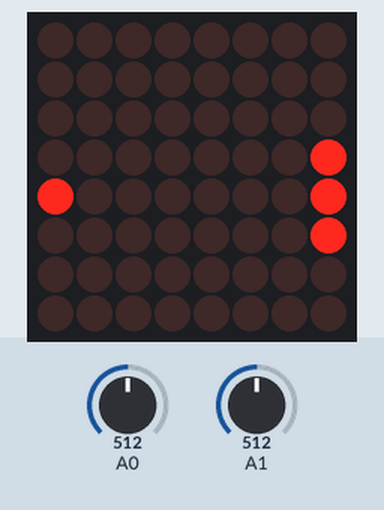
Bench run of a sketch on a simulated Arduino Uno, built with avr-gcc and run on an emulated ATmega328P. Parts: 8×8 LED matrix. The inputs (shaded band) are chosen by the test bench; at power-on: A1 = 512, A0 = 512. Random numbers use the default seed unless the sketch sets one.

Above: at 1.24 s.
1.3 s: A1 set to 797
3.0 s: A1 set to 831
At 3.59 s:
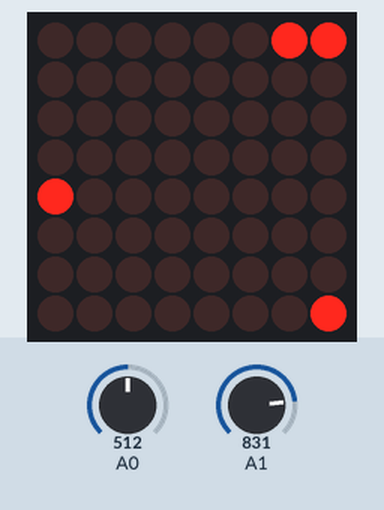
4.7 s: A0 set to 814
6.5 s: A0 set to 839
At 7.11 s:
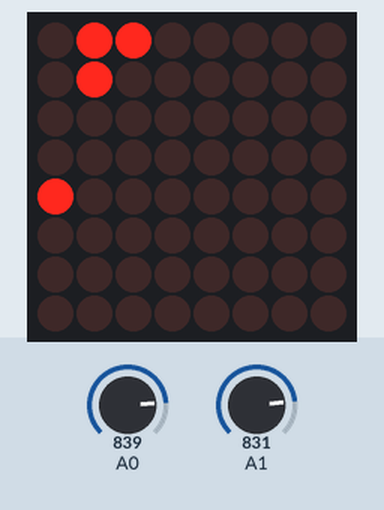
8.1 s: A1 set to 851
At 8.28 s:
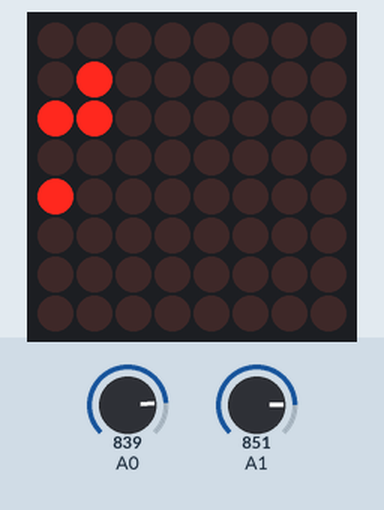
9.8 s: A0 set to 900
At 10.04 s:
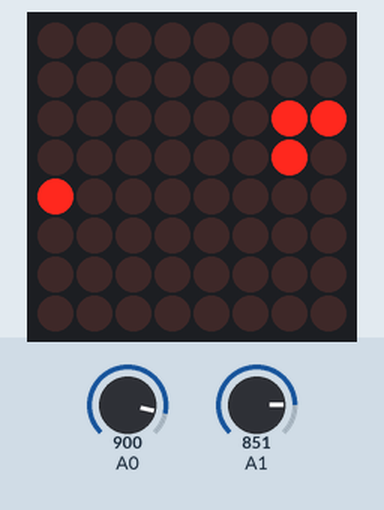

Measured:
- the behaviour switches between 812 and 813 on A1 (found by bisection; images 0 and 1)
- the behaviour switches between 831 and 832 on A0 (found by bisection; images 1 and 2)
- the behaviour switches between 838 and 839 on A1 (found by bisection; images 2 and 3)

The sketch:

Snake.ino
```cpp
#include "LedControlMS.h"
#include "GameController.h"
#include "DisplayControl.h"
#include "SnakeState.h"

GameControllerClass* game;
void setup()
{
	game = new GameControllerClass();
	Serial.begin(115200);
	game->init(0, 1);
  /* add setup code here */

}

void loop()
{
	game->Loop();
  /* add main program code here */

}
```

DisplayControl.cpp
```cpp
//
//
//

#include "DisplayControl.h"

DisplayControlClass::DisplayControlClass() {
	//lc = LedControl(12, 11, 10, 1);

	lc.shutdown(0, false);
	/* Set the brightness to a medium values */
	lc.setIntensity(0, 8);
	/* and clear the display */
	lc.clearDisplay(0);
}
void DisplayControlClass::FillCell(int x, int y, DisplayCellType cellType)
{
	display[x][y] = cellType;
}

DisplayCellType DisplayControlClass::GetCell(int x, int y)
{
	return display[x][y];
}

void DisplayControlClass::init()
{
	for (int i = 0; i < DISPLAY_LENGTH_X; i++)
		for (int j = 0; j < DISPLAY_LENGTH_Y; j++)
			display[i][j] = None;
}

void DisplayControlClass::highlight(int step)
{
	for (int i = 0; i < DISPLAY_LENGTH_X; i++) {
		displayRow[i] = 0;
		for (int j = 0; j < DISPLAY_LENGTH_Y; j++) {
			if (display[i][j] != None &&
				!(display[i][j] == SnakeFood && step % 2 == 0) &&
				!(display[i][j] == SnakeHead && step % 5 == 0)
				)
				displayRow[i] |= 1 << j;
				//				None
				//
				//				SnakeBody,
				//				SnakeTail,
				//				SnakeHead,
				//
				//				SnakeFood)
		}
		lc.setRow(0, i, displayRow[i]);
//		lc.setRow(0, i, B10001000);
	}
	for (int i = 0; i < 8; ++i)
	{

	}
}

void DisplayControlClass::ShowStats(int steps, int length)
{
	delay(1000);
	for (int i = 0; i < 64; i++)
	{
		lc.setLed(0, i / 8, i % 8, true);
		delay(25);
	}
	delay(200);
	lc.clearDisplay(0);

	int digits = length > 9 ? 2 : 1;
	int *array = new int[digits];
	if (digits == 1)
		array[0] = length;
	else {
		array[0] = length / 10;
		array[1] = length % 10;
	}

	int rowsCount =
		(digits) * 6
		+ (digits - 1) /*ïðîáåëû ìåæäó ñèìâîëàìè*/
		+ 2 * 8 /*ïóñòîòà â íà÷àëå è â êîíöå*/
		;// +8 /*÷òîá ïðîáåæàëî ïî âñåì êëåòêàì*/;

	for (int i = 0; i < rowsCount; i++)
	{
		for (int j = 0; j < 8; j++) {
			if (j + i < 8 || j + i >= rowsCount - 8)
				lc.setRow(0, j, 0);
			else {
				int symbolIdx = (j + i - 8) / (6 + 1);
				int symbolRow = (j + i - 8) % (6 + 1);
				if (symbolRow == 6 || symbolIdx > digits)
					lc.setRow(0, j, 0);
				else
				{
					lc.setRow(0, j, alphabet[array[symbolIdx]][symbolRow]);
				}
			}
		}

		delay(230);
	}

	delete[]array;

//	for (int i = 0; i<6; i++) {
//		lc.setRow(0, i, alphabetBitmap[charIndex][i]);
//	}
//	alphabetBitmap[0];
}

//DisplayControlClass DisplayControl;
```

DisplayControl.h
```cpp
// DisplayControl.h

#ifndef _DISPLAYCONTROL_h
#define _DISPLAYCONTROL_h

#if defined(ARDUINO) && ARDUINO >= 100
	#include "arduino.h"
#else
	#include "WProgram.h"
#endif

#include "LedControlMS.h"
#define DISPLAY_LENGTH_X 8
#define DISPLAY_LENGTH_Y 8
enum DisplayCellType
{
	None = 0,

	SnakeBody,
	SnakeTail,
	SnakeHead,

	SnakeFood
};
class DisplayControlClass
{
 protected:
	 DisplayCellType display[DISPLAY_LENGTH_X][DISPLAY_LENGTH_Y];
	 uint8_t displayRow[DISPLAY_LENGTH_X];
	 LedControl lc = LedControl(12, 11, 10, 1);
 public:
	DisplayControlClass();
	void FillCell(int x, int y, DisplayCellType cellType);
	 DisplayCellType GetCell(int x, int y);
	void init();
	void highlight(int delay);
	void ShowStats(int steps, int length);
};


const static uint8_t alphabet[10][6] = {
	{ 0x7E,0x81,0x81,0x81,0x7E,0x0 }, //0
	{ 0x4,0x82,0xFF,0x80,0x0,0x0 },  //1
	{ 0xE2,0x91,0x91,0x91,0x8E,0x0 },//2
	{ 0x42,0x89,0x89,0x89,0x76,0x0 },//3
	{ 0x1F,0x10,0x10,0xFF,0x10,0x0 },//4
	{ 0x8F,0x89,0x89,0x89,0x71,0x0 },//5
	{ 0x7E,0x89,0x89,0x89,0x71,0x0 },//6
	{ 0x1,0x1,0xF9,0x5,0x3,0x0 },//7
	{ 0x76,0x89,0x89,0x89,0x76,0x0 },//8
	{ 0x8E,0x91,0x91,0x91,0x7E,0x0 },//9
};


extern DisplayControlClass DisplayControl;

#endif
```

GameController.cpp
```cpp
//
//
//

#include "GameController.h"

DisplayCellType GameControllerClass::ConvertToDisplayCell(FieldCellType fieldType)
{
	switch (fieldType){
	case Down:
	case Left:
	case Right:
	case Up:
		return SnakeBody;
	case Food:
		return SnakeFood;
	case Empty:
	default:
		return None;
	}
}

void GameControllerClass::UpdateDisplay()
{
	Point head = snake.GetHead();
	Point tail = snake.GetTail();
	for (int i = 0; i < DISPLAY_LENGTH_X; i++)
		for (int j = 0; j < DISPLAY_LENGTH_Y; j++)
		{
			if (head.X == i && head.Y == j) {
				display.FillCell(i, j, SnakeHead);
				continue;
			}
			if (tail.X == i && tail.Y == j) {
				display.FillCell(i, j, SnakeTail);
				continue;
			}
			display.FillCell(i, j, ConvertToDisplayCell(snake.GetCell(i, j)));
		}
}

GameControllerClass::GameControllerClass()
{
	snakeLength = 0;
//	this->snake = SnakeStateClass(false);
	this->snake = *new SnakeStateClass(false);
	this->display = *new DisplayControlClass();

}

void GameControllerClass::init(int portX, int portY)
{
	this->snake.init(3);
	this->display.init();
	joystickPortX = portX;
	joystickPortY = portY;

	snake.DoStep();
}

boolean GameControllerClass::HasDirection(int value)
{
	return abs(value) > 300;
}
void GameControllerClass::ReadJoystick()
{
	int mediana = 512;
	int x = analogRead(joystickPortX) - mediana;
	int y = analogRead(joystickPortY) - mediana;

	if (abs(x) > abs(y))
	{
		if (HasDirection(x))
			snake.ChangeDirection(x > 0 ? Right : Left);
	} else
		if (HasDirection(y))
			snake.ChangeDirection(y > 0 ? Up : Down);
}
void GameControllerClass::Loop()
{
	snakeLength = snake.GetLength();

	if (snake.IsLose())
	{
		int steps = snake.GetSteps();
		display.ShowStats(steps, snakeLength);
		snake.init(3);
	}
	else {
		UpdateDisplay();

		int totalDelay = 600 - 10 * snakeLength;
		int stepDelay = totalDelay / steps;
		for (int i = 0; i < steps; i++) {
			ReadJoystick();
			display.highlight(i);
			delay(stepDelay);
		}
	}

	snake.DoStep();
}


GameControllerClass GameController;
```

GameController.h
```cpp
// GameController.h

#ifndef _GAMECONTROLLER_h
#define _GAMECONTROLLER_h

#if defined(ARDUINO) && ARDUINO >= 100
	#include "arduino.h"
#else
	#include "WProgram.h"
#endif
#include "SnakeState.h"

const int steps = 10;
class GameControllerClass
{
 protected:
	 SnakeStateClass snake;
	 DisplayControlClass display;
	 int snakeLength;

	 int joystickPortX;
	 int joystickPortY;

	static DisplayCellType ConvertToDisplayCell(FieldCellType fieldType);
	 void UpdateDisplay();
public:
	GameControllerClass();
	void init(int portX, int portY);
	static boolean HasDirection(int value);
	void ReadJoystick();
	void Loop();
};

extern GameControllerClass GameController;

#endif
```

SnakeState.cpp
```cpp
//
//
//

#include "SnakeState.h"

Point::Point(int x, int y){ this->X = x;  this->Y = y; }
Point::Point() { X = 0; Y = 0; }

Point SnakeStateClass::EvaluateNextPoint(Point point)
{
	FieldCellType way = field[point.X][point.Y];
	switch (way)
	{
	case Down: return Point(point.X, point.Y - 1);
	case Left: return Point(point.X - 1, point.Y);
	case Right: return Point(point.X + 1, point.Y);
	case Up: return Point(point.X, point.Y + 1);
	}
	return Point(-1, -1);
}

Point SnakeStateClass::GetNextPoint(Point point)
{
	Point result = EvaluateNextPoint(point);

	if (!withBorders)
	{
		result.X = (result.X + DISPLAY_LENGTH_X) % DISPLAY_LENGTH_X;
		result.Y = (result.Y + DISPLAY_LENGTH_Y) % DISPLAY_LENGTH_Y;
	}
	return result;

}
FieldCellType SnakeStateClass::GetBackwardWay(FieldCellType way)
{
	switch (way)
	{
	case Up: return Down;
	case Down: return Up;

	case Left: return Right;
	case Right: return Left;
	}
	return Empty;
}

SnakeStateClass::SnakeStateClass()
{
	this->withBorders = false;
	this->isLose = false;
}

SnakeStateClass::SnakeStateClass(boolean withBorders)
{
	this->withBorders = withBorders;
	this->isLose = false;
}

void SnakeStateClass::Lose()
{
	isLose = true;
}

void SnakeStateClass::CreateFood()
{
	while (true)
	{
		int random = rand() % (DISPLAY_LENGTH_X * DISPLAY_LENGTH_Y);
		FieldCellType* point = &field[random / DISPLAY_LENGTH_X][random % DISPLAY_LENGTH_X];
		if (*point == Empty)
		{
			*point = Food;
			break;
		}

	}
}

void SnakeStateClass::DoStep()
{
	steps++;
	Point nextCell = GetNextPoint(End);

	if (nextCell.X < 0 || nextCell.X >= DISPLAY_LENGTH_X ||
		nextCell.Y < 0 || nextCell.Y >= DISPLAY_LENGTH_Y) {
		Lose();
		return;
	}

	FieldCellType nextCellWay = field[nextCell.X][nextCell.Y];

	if (nextCellWay != Food && nextCellWay != Empty) {
		Lose();
		return;
	}

	if (nextCellWay != Food)
	{
		Point newStart = GetNextPoint(Start);
		field[Start.X][Start.Y] = Empty;
		Start = newStart;
	}
	else {
		length++;
		CreateFood();
	}

	field[nextCell.X][nextCell.Y] = field[End.X][End.Y];
	backwardWay = GetBackwardWay(field[End.X][End.Y]);
	End = nextCell;
}

void SnakeStateClass::ChangeDirection(FieldCellType way)
{
	if (way != backwardWay)
		field[End.X][End.Y] = way;
}

void SnakeStateClass::init(int startSize)
{
	isLose = false;
	steps = 0;

	for (int i = 0; i < DISPLAY_LENGTH_X; i++)
		for (int j = 0; j < DISPLAY_LENGTH_Y; j++)
			field[i][j] = Empty;

	for (int i = 0; i < startSize; i++)
		field[i][0] = Right;
	Start = Point(0, 0);
	End = Point(startSize - 1, 0);
	length = startSize;

	backwardWay = Left;

	CreateFood();
}

int SnakeStateClass::GetLength()
{
	return length;
}

int SnakeStateClass::GetSteps()
{
	return steps;
}

boolean SnakeStateClass::IsLose()
{
	return isLose;
}

//SnakeStateClass SnakeState;

FieldCellType SnakeStateClass::GetCell(int x, int y)
{
	return field[x][y];
}

Point SnakeStateClass::GetHead() const { return End; }
Point SnakeStateClass::GetTail() const { return Start; }
```

SnakeState.h
```cpp
// SnakeState.h

#ifndef _SNAKESTATE_h
#define _SNAKESTATE_h

#if defined(ARDUINO) && ARDUINO >= 100
#include "arduino.h"
#else
#include "WProgram.h"
#endif
#include "DisplayControl.h"

enum FieldCellType
{
	Empty = 0,

	Up,
	Down,
	Left,
	Right,

	Food
};

struct Point
{
public: int X, Y;
public: Point(int x, int y);
public: Point();
};


class SnakeStateClass
{
protected:
	FieldCellType field[DISPLAY_LENGTH_X][DISPLAY_LENGTH_Y];
	Point Start, End;
	boolean withBorders;
	FieldCellType backwardWay;

	Point EvaluateNextPoint(Point point);
	Point GetNextPoint(Point point);

	void Lose();

	static FieldCellType GetBackwardWay(FieldCellType way);

	//state info fields
	int length;
	boolean isLose;
	int steps;
public:
	SnakeStateClass();
	SnakeStateClass(boolean withBorders);
	void CreateFood();
	void DoStep();
	void ChangeDirection(FieldCellType way);
	void init(int startSize);
	int GetLength();
	int GetSteps();
	boolean IsLose();

	FieldCellType GetCell(int x, int y);
	Point GetHead() const;
	Point GetTail() const;
};

extern SnakeStateClass SnakeState;

#endif
```
